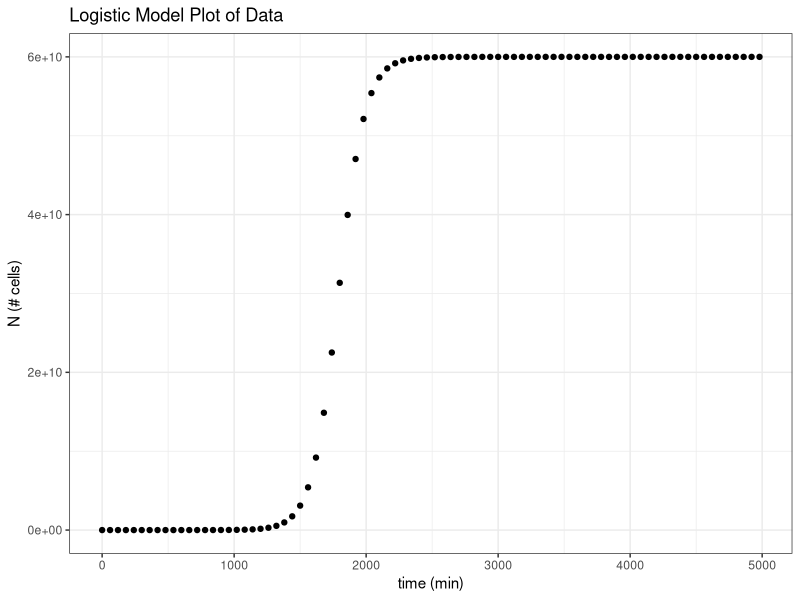
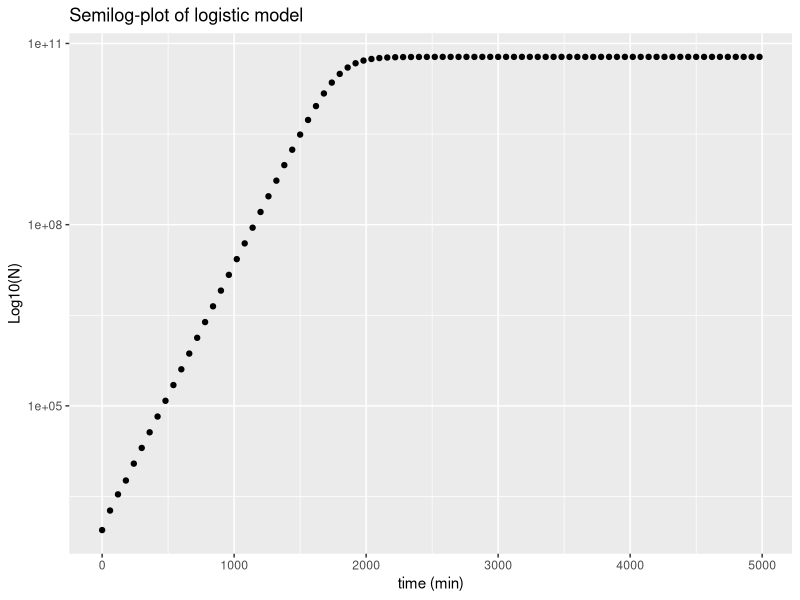

Recreate these plots in R, in order.
#Script to plot the logistic growth data (plotting)

#download the data file that is being analysed
growth_data <- read.csv("experiment.csv")

#installing packages required for analysis
install.packages("ggplot2")
library(ggplot2)


#plotting the logistic model of the data
ggplot(aes(t,N), data = growth_data) +
  
  geom_point() +
  
  xlab("Time (min)") +
  
  ylab("N (#cells)") +
  
  ggtitle("Logistic Model Plot of Data") +

  xlab("time (min)") +
  
  ylab("N (# cells)") +
  
  theme_bw()

#the graph shows after a lag phase at the start of the time period, the bacteria then grow exponentially before plateauing out at around the 2000 time point


#semilog-plot of logistic model

#plotting the model with logged y axis (number of cells)

ggplot(aes(t,N), data = growth_data) +
  
  geom_point() +
  
  xlab("time (min)") +
  
  ylab("Log10(N)") +
  
  ggtitle("Semilog-plot of logistic model") +

  xlab("time (min)") +
  
  ylab("Log10(N)") +
  
  scale_y_continuous(trans='log10')

#the semi-logged plot shows linear relationship between time and logged number of cells at earlier time point then a constant state


#saving the packages used 
sink(file = "package-versions.txt")
sessionInfo()
sink()


